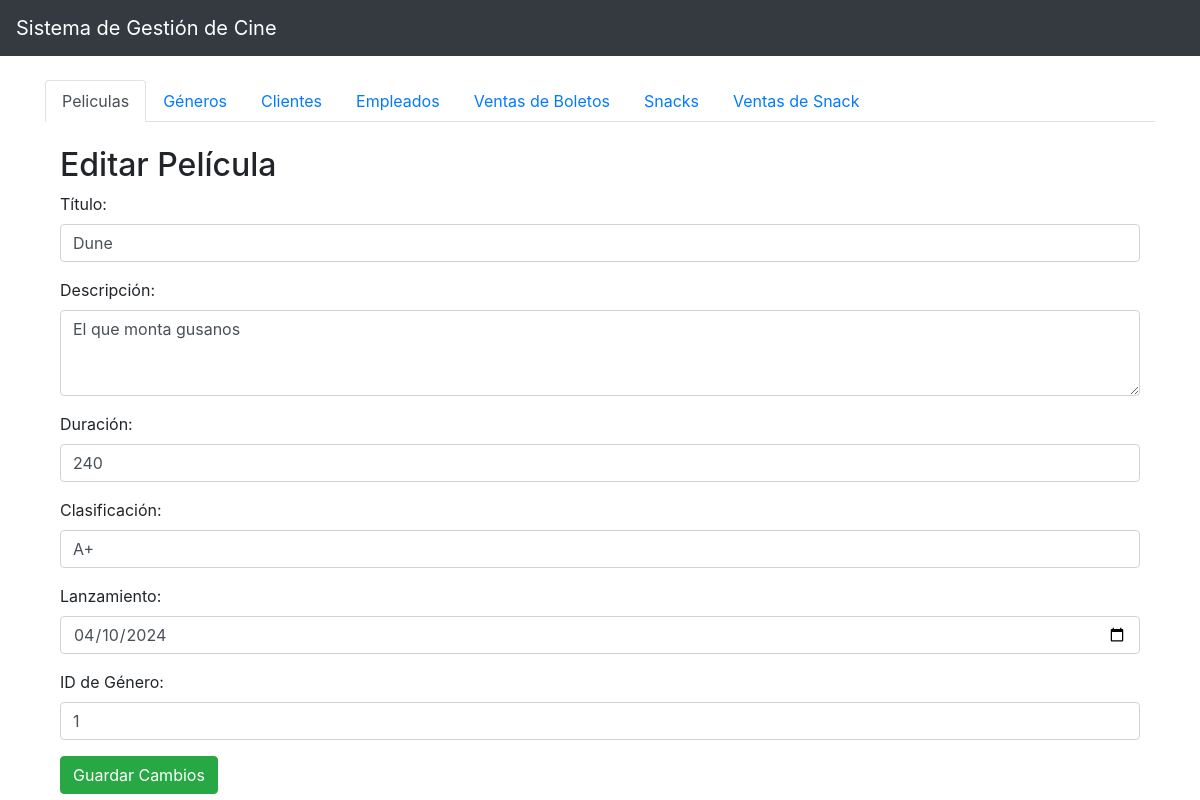
Screenshot of /index.php?controller=PeliculasController&action=editar&id=1 with the database file from the repository.
### tables this page shows
CREATE TABLE `peliculas` (
  `id` int(11) NOT NULL,
  `titulo` varchar(255) NOT NULL,
  `descripcion` text DEFAULT NULL,
  `duracion` int(11) DEFAULT NULL,
  `clasificacion` varchar(50) DEFAULT NULL,
  `lanzamiento` date DEFAULT NULL,
  `genero_id` int(11) DEFAULT NULL
);

### models/Conexion.php (called while the page is built, shortened)
<?php
class Conexion {
    private $host = "localhost";
    private $user = "root";
    private $password = "";
    private $database = "cine_db";
    public function conectar() {
        $conexion = new mysqli($this->host, $this->user, $this->password, $this->database);
        return $conexion;
    }
}
?>

### models/Pelicula.php (called while the page is built, shortened)
<?php
require_once './models/Conexion.php';
class Pelicula {
    private $conexion;
    public function __construct() {
        $this->conexion = new Conexion();
    }
    public function obtenerPeliculaPorId($id) {
        $query = "SELECT * FROM peliculas WHERE id = $id";
        $resultado = $this->conexion->conectar()->query($query);
        return $resultado->fetch_assoc();
    }
}
?>

### views/peliculas/editar.php (the view, shortened to what this page needs)
<div class="container mt-4">
    <h2>Editar Película</h2>
    <form method="post" action="./index.php?controller=PeliculasController&action=editar">
        <div class="form-group">
            <label for="titulo">Título:</label>
            <input type="text" name="titulo" class="form-control" value="<?php echo $pelicula['titulo']; ?>" required>
        </div>
        <div class="form-group">
            <label for="descripcion">Descripción:</label>
            <textarea name="descripcion" class="form-control" rows="3" required><?php echo $pelicula['descripcion']; ?></textarea>
        </div>
        <div class="form-group">
            <label for="duracion">Duración:</label>
            <input type="text" name="duracion" class="form-control" value="<?php echo $pelicula['duracion']; ?>" required>
        </div>
        <div class="form-group">
            <label for="clasificacion">Clasificación:</label>
            <input type="text" name="clasificacion" class="form-control" value="<?php echo $pelicula['clasificacion']; ?>" required>
        </div>
        <div class="form-group">
            <label for="lanzamiento">Lanzamiento:</label>
            <input type="date" name="lanzamiento" class="form-control" value="<?php echo $pelicula['lanzamiento']; ?>" required>
        </div>
        <div class="form-group">
            <label for="genero_id">ID de Género:</label>
            <input type="number" name="genero_id" class="form-control" value="<?php echo $pelicula['genero_id']; ?>" required>
        </div>
        <button type="submit" class="btn btn-success">Guardar Cambios</button>
    </form>
</div>

### rows the page displays
peliculas: titulo "Dune", descripcion "El que monta gusanos", duracion "240", clasificacion "A+", lanzamiento "04/10/2024", genero_id "1"
